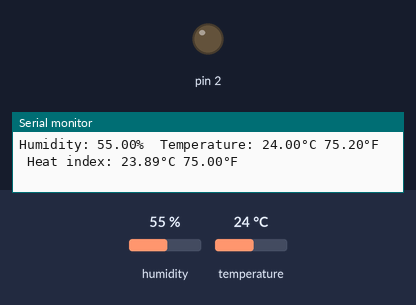
Bench run of a sketch on a simulated Arduino Uno, built with avr-gcc and run on an emulated ATmega328P. On the bench: output pins drawn as LEDs (lit = HIGH), the last lines printed to the serial monitor. The inputs (shaded band) are chosen by the test bench; at power-on: temperature 24 °C, humidity 55 %.

Above: at 4.8 s.
4.9 s: temperature set to 25.2 °C
7.9 s: temperature set to 26.7 °C
At 9.3 s:
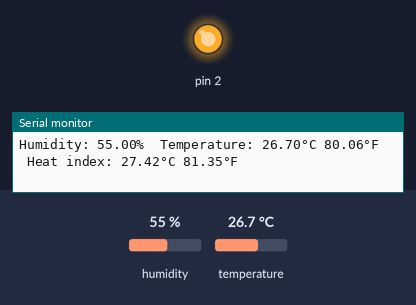
10.9 s: temperature set to 12 °C
At 12.9 s:
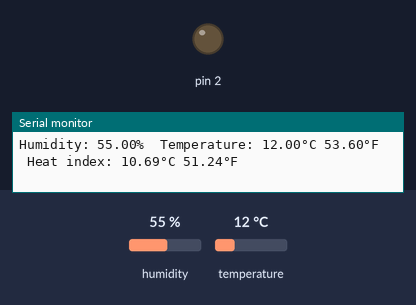
13.9 s: temperature set to 28 °C
At 14.8 s:
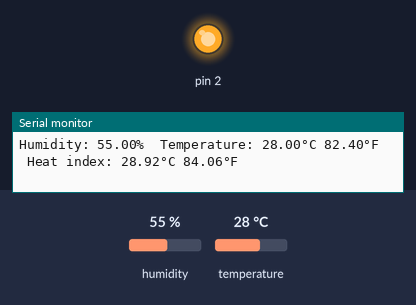
Timing chart, 0 to 16.9 s (numbered marks = the images above; inputs shaded):
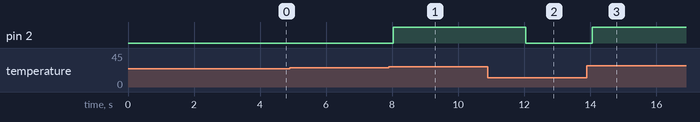

The sketch:

0309-2.ino
```cpp
// Example testing sketch for various DHT humidity/temperature sensors
// Written by ladyada, public domain

// REQUIRES the following Arduino libraries:
// - DHT Sensor Library: https://github.com/adafruit/DHT-sensor-library
// - Adafruit Unified Sensor Lib: https://github.com/adafruit/Adafruit_Sensor

#include "DHT.h"

#define DHTPIN 4     // Digital pin connected to the DHT sensor
// Feather HUZZAH ESP8266 note: use pins 3, 4, 5, 12, 13 or 14 --
// Pin 15 can work but DHT must be disconnected during program upload.

// Uncomment whatever type you're using!
//#define DHTTYPE DHT11   // DHT 11
#define DHTTYPE DHT22   // DHT 22  (AM2302), AM2321
//#define DHTTYPE DHT21   // DHT 21 (AM2301)

// Connect pin 1 (on the left) of the sensor to +5V
// NOTE: If using a board with 3.3V logic like an Arduino Due connect pin 1
// to 3.3V instead of 5V!
// Connect pin 2 of the sensor to whatever your DHTPIN is
// Connect pin 3 (on the right) of the sensor to GROUND (if your sensor has 3 pins)
// Connect pin 4 (on the right) of the sensor to GROUND and leave the pin 3 EMPTY (if your sensor has 4 pins)
// Connect a 10K resistor from pin 2 (data) to pin 1 (power) of the sensor

// Initialize DHT sensor.
// Note that older versions of this library took an optional third parameter to
// tweak the timings for faster processors.  This parameter is no longer needed
// as the current DHT reading algorithm adjusts itself to work on faster procs.
DHT dht(DHTPIN, DHTTYPE);

void setup() {
  Serial.begin(115200);
  Serial.println(F("DHTxx test!"));
  pinMode(2, OUTPUT);
  dht.begin();
}

void loop() {
  // Wait a few seconds between measurements.
  delay(2000);

  // Reading temperature or humidity takes about 250 milliseconds!
  // Sensor readings may also be up to 2 seconds 'old' (its a very slow sensor)
  float h = dht.readHumidity();
  // Read temperature as Celsius (the default)
  float t = dht.readTemperature();
  // Read temperature as Fahrenheit (isFahrenheit = true)
  float f = dht.readTemperature(true);

  // Check if any reads failed and exit early (to try again).
  if (isnan(h) || isnan(t) || isnan(f)) {
    Serial.println(F("Failed to read from DHT sensor!"));
    return;
  }

  // Compute heat index in Fahrenheit (the default)
  float hif = dht.computeHeatIndex(f, h);
  // Compute heat index in Celsius (isFahreheit = false)
  float hic = dht.computeHeatIndex(t, h, false);

  Serial.print(F("Humidity: "));
  Serial.print(h);
  Serial.print(F("%  Temperature: "));
  Serial.print(t);
  Serial.print(F("°C "));
  Serial.print(f);
  Serial.print(F("°F  Heat index: "));
  Serial.print(hic);
  Serial.print(F("°C "));
  Serial.print(hif);
  Serial.println(F("°F"));

  if (t >= 26.0) {
    digitalWrite(2, HIGH);
  } else if (t < 26.0) {
    digitalWrite(2, LOW);
  }

}
```

Measured:
- the behaviour switches between 25.9 and 26 °C on temperature (found by bisection; images 0 and 1)
- after the input at 7.9 s, pin 2: LOW → HIGH after 0.13 s
- after the input at 10.9 s, pin 2: HIGH → LOW after 1.1 s
- after the input at 13.9 s, pin 2: LOW → HIGH after 0.16 s
